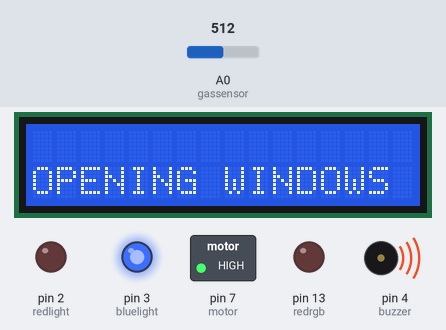
Bench run of a sketch on a simulated Arduino Uno, built with avr-gcc and run on an emulated ATmega328P. On the bench: 16×2 character LCD, switched loads named in the sketch (green lamp = pin HIGH), output pins drawn as LEDs (lit = HIGH), buzzer (waves = sounding). Inputs (shaded band) come from the test bench; at power-on: A0 (gassensor) = 512. Pins used as bus, display or sensor lines are not drawn; what the sketch prints to the serial monitor is not drawn.

Above: at 1.2 s.
1.3 s: A0 (gassensor) set to 319
15.3 s: A0 (gassensor) set to 289
26.4 s: A0 (gassensor) set to 306
At 34.9 s:
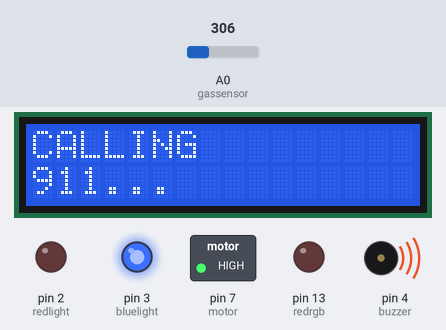
37.5 s: A0 (gassensor) set to 290
At 47.8 s:
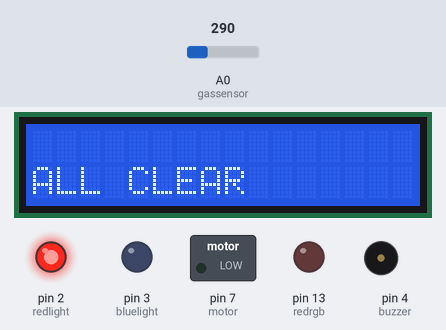
48.6 s: A0 (gassensor) set to 310
At 49.7 s:
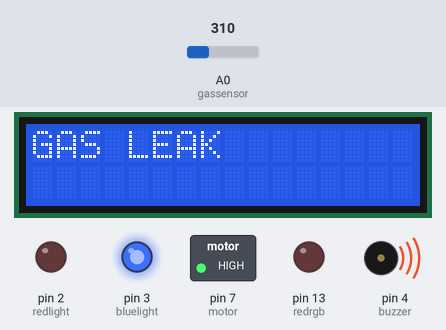
Timing chart, 0 to 60.5 s (numbered marks = the images above; inputs shaded):
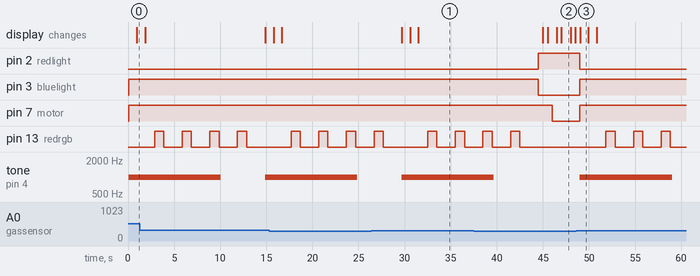

The sketch:

code.ino
```cpp
//  FINAL PROJECT
// ADVANCE GAS ALARM SYSTEM

#include <LiquidCrystal.h>
LiquidCrystal lcd(5, 6, 8, 9, 10, 11);

int redlight = 2;      // The red led light is connected pin 2 of the Arduino.
int bluelight = 3;     // The blue led light is connected pin 3 of the Arduino.
int redrgb = 13;       // The red rgb is connected pin 13 of the Arduino.
int bluergb = 1;       // The blue rgb is connected pin 1 of the Arduino.
int greenrgb = 0;      // The green rgb is connected pin 0 of the Arduino.
int buzzer = 4;        // the buzzer is connected to pin 4 of the Arduino.
int gassensor = A0;    // the gas sensor is coonected to the pin A0 of the Arduino.
int sensorlimit = 300; // sensorlimit is a range of sensor.
int motor = 7;         // the motor is connected to pin 7 of the Arduino.

void setup()
{
    pinMode(redlight, OUTPUT);  // to give red led light output
    pinMode(bluelight, OUTPUT); // to give blue led light output
    pinMode(buzzer, OUTPUT);    // to give a strong noise of buzzer
    pinMode(gassensor, INPUT);  // gas sensor input
    pinMode(redrgb, OUTPUT);    // to give red rgb light output
    pinMode(bluergb, OUTPUT);   // to give blue rgb light output
    pinMode(greenrgb, OUTPUT);  // to give green rgb light output
    Serial.begin(9600);         // to print the value of variables.
    lcd.begin(16, 2);           // to display the characters in lcd screen
    pinMode(motor, OUTPUT);     // motor output.
}

void loop()
{
    int gassensorValue = analogRead(gassensor);
    Serial.print(gassensorValue);

    // starting of if else  statement
    if (gassensorValue > sensorlimit)

    {

        analogWrite(motor, 128);       // motor is turn on
        digitalWrite(redlight, LOW);   // red light is turn off
        digitalWrite(bluelight, HIGH); // blue light is turn on

        tone(buzzer, 1000, 10000); // sound will be produce from the buzzer.
        lcd.clear();               // to clear screen after displaying
        lcd.setCursor(0, 0);       // to display below content in 0,0.
        lcd.print("GAS LEAK");
        delay(900); // delay of 900 millisec

        lcd.clear();
        lcd.setCursor(0, 1); // to display below content in 0,1.
        lcd.print("OPENING WINDOWS");
        delay(900);          // delay of 900 millisec
        lcd.clear();         // to clear screen after displaying
        lcd.setCursor(0, 0); // to display below content in 0,0.
        lcd.print("CALLING");
        lcd.setCursor(0, 1); // to display below content in 0,1.
        lcd.print("911...");
        delay(1000); // delay of 1 sec

        analogWrite(redrgb, 255);   // red rgb light is turn on
        analogWrite(greenrgb, 0);   // green rgb light is turn off
        analogWrite(bluergb, 0);    // blue rgb light is turn off
        delay(1000);                // delay of 1 sec
        analogWrite(redrgb, 0);     // red rgb light is turn off
        analogWrite(greenrgb, 255); // green rgb light is turn on
        analogWrite(bluergb, 0);    // blue rgb light is turn off
        delay(1000);                // delay of 1 sec
        analogWrite(redrgb, 0);     // red rgb light is turn off
        analogWrite(greenrgb, 0);   // green rgb light is turn off
        analogWrite(bluergb, 255);  // blue rgb light is turn on
        delay(1000);                // delay of 1 sec

        analogWrite(redrgb, 255);
        analogWrite(greenrgb, 0);
        analogWrite(bluergb, 0);
        delay(1000); // delay of 1 sec
        analogWrite(redrgb, 0);
        analogWrite(greenrgb, 255);
        analogWrite(bluergb, 0);
        delay(1000); // delay of 1 sec
        analogWrite(redrgb, 0);
        analogWrite(greenrgb, 0);
        analogWrite(bluergb, 255);
        delay(1000); // delay of 1 sec

        analogWrite(redrgb, 255);
        analogWrite(greenrgb, 0);
        analogWrite(bluergb, 0);
        delay(1000); // delay of 1 sec
        analogWrite(redrgb, 0);
        analogWrite(greenrgb, 255);
        analogWrite(bluergb, 0);
        delay(1000); // delay of 1 sec
        analogWrite(redrgb, 0);
        analogWrite(greenrgb, 0);
        analogWrite(bluergb, 255);
        delay(1000); // delay of 1 sec

        analogWrite(redrgb, 255);
        analogWrite(greenrgb, 0);
        analogWrite(bluergb, 0);
        delay(1000); // delay of 1 sec
        analogWrite(redrgb, 0);
        analogWrite(greenrgb, 255);
        analogWrite(bluergb, 0);
        delay(1000); // delay of 1 sec
        analogWrite(redrgb, 0);
        analogWrite(greenrgb, 0);
        analogWrite(bluergb, 255);
        delay(1000); // delay of 1 sec
    }
    else
    {
        digitalWrite(bluelight, LOW); // blue light is turn off
        digitalWrite(redlight, HIGH); // red light is turn off
        analogWrite(redrgb, 0);       // red rgb light is turn off
        analogWrite(greenrgb, 0);     // green rgb light is turn off
        analogWrite(bluergb, 0);      // blue rgb light is turn off
        delay(500);                   // delay of 500 millisec
        noTone(buzzer);               // no sound will be produce in buzzer.
        lcd.clear();                  // to clear screen after displaying
        lcd.setCursor(0, 0);          // to display below content in 0,0.
        lcd.print("SAFE");
        delay(500);          // delay of 500 millisec
        lcd.clear();         // to clear screen after displaying
        lcd.setCursor(0, 1); // to display below content in 0,1.
        lcd.print("ALL CLEAR");
        delay(500);            // delay of 500 millisec
        analogWrite(motor, 0); // to stop the motor
    }

    // ending if else statement.
}

// END
```

Measured:
- after the input at 26.4 s, pin 2 (redlight): stays LOW (without the input it goes to HIGH after 3.3 s); pin 3 (bluelight): stays HIGH (without the input it goes to LOW after 3.3 s)
- after the input at 37.5 s, pin 2 (redlight): LOW → HIGH after 7.0 s; pin 3 (bluelight): HIGH → LOW after 7.0 s; pin 7 (motor): HIGH → LOW after 8.5 s; pin 13 (redrgb): goes on until 42.5 s, then stays LOW; tone on pin 4 (buzzer): goes on until 39.7 s, then stays silent; the display: first changes after 7.5 s (image 2 shows a later state)
- after the input at 48.6 s, pin 2 (redlight): HIGH → LOW after 0.42 s; pin 3 (bluelight), pin 7 (motor): LOW → HIGH after 0.42 s; pin 13 (redrgb): alternates HIGH for 1.0 s and LOW for 2.0 s, starting after 3.2 s; tone on pin 4 (buzzer): silent → 1000 Hz after 0.42 s, → silent 10.0 s later; the display: changes after 0.42 s (image 3)
- by itself, pin 13 (redrgb): alternates HIGH for 1.0 s and LOW for 2.0 s
- what the display in image 2 shows lasts 1.0 s, from 47.0 s to 48.0 s
- what the display in image 3 shows lasts 0.9 s, from 49.0 s to 49.9 s
